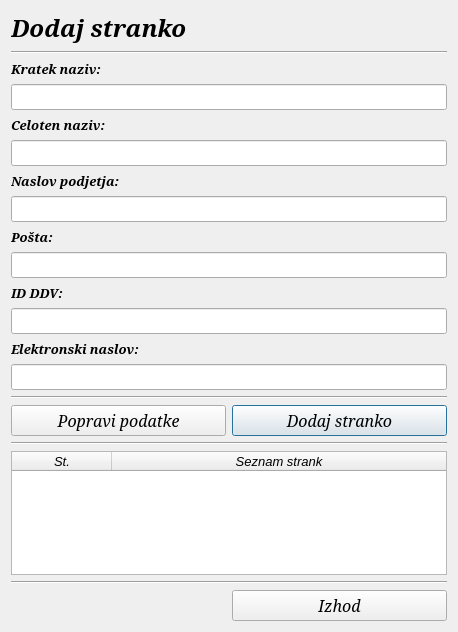
<?xml version="1.0" encoding="UTF-8"?>
<ui version="4.0">
 <class>DodajPodjetje</class>
 <widget class="QDialog" name="DodajPodjetje">
  <property name="geometry">
   <rect>
    <x>0</x>
    <y>0</y>
    <width>458</width>
    <height>632</height>
   </rect>
  </property>
  <property name="font">
   <font>
    <family>Serif</family>
    <pointsize>10</pointsize>
    <weight>50</weight>
    <italic>true</italic>
    <bold>false</bold>
   </font>
  </property>
  <property name="acceptDrops">
   <bool>true</bool>
  </property>
  <property name="windowTitle">
   <string>Dialog</string>
  </property>
  <layout class="QGridLayout" name="gridLayout">
   <item row="18" column="1" colspan="2">
    <widget class="QTreeWidget" name="treeWidget">
     <property name="font">
      <font>
       <family>Serif</family>
       <pointsize>10</pointsize>
       <weight>50</weight>
       <italic>true</italic>
       <bold>false</bold>
      </font>
     </property>
     <property name="styleSheet">
      <string notr="true">gridline-color: rgb(176, 176, 176);
QHeaderView::section{padding:7px 15px}</string>
     </property>
     <property name="midLineWidth">
      <number>0</number>
     </property>
     <property name="uniformRowHeights">
      <bool>true</bool>
     </property>
     <column>
      <property name="text">
       <string>St.</string>
      </property>
      <property name="font">
       <font>
        <family>MS Sans Serif</family>
        <pointsize>10</pointsize>
        <italic>true</italic>
       </font>
      </property>
      <property name="textAlignment">
       <set>AlignCenter</set>
      </property>
     </column>
     <column>
      <property name="text">
       <string>Seznam strank</string>
      </property>
      <property name="font">
       <font>
        <family>MS Sans Serif</family>
        <pointsize>10</pointsize>
        <italic>true</italic>
       </font>
      </property>
      <property name="textAlignment">
       <set>AlignCenter</set>
      </property>
     </column>
    </widget>
   </item>
   <item row="8" column="1">
    <widget class="QLabel" name="label_7">
     <property name="font">
      <font>
       <family>Serif</family>
       <pointsize>10</pointsize>
       <weight>75</weight>
       <italic>true</italic>
       <bold>true</bold>
      </font>
     </property>
     <property name="text">
      <string>Pošta:</string>
     </property>
     <property name="buddy">
      <cstring>lineEdit_posta</cstring>
     </property>
    </widget>
   </item>
   <item row="9" column="1" colspan="2">
    <widget class="QLineEdit" name="lineEdit_posta">
     <property name="font">
      <font>
       <family>Serif</family>
       <pointsize>10</pointsize>
       <italic>true</italic>
      </font>
     </property>
    </widget>
   </item>
   <item row="14" column="1" colspan="2">
    <widget class="Line" name="line_3">
     <property name="font">
      <font>
       <family>Serif</family>
       <italic>true</italic>
      </font>
     </property>
     <property name="orientation">
      <enum>Qt::Horizontal</enum>
     </property>
    </widget>
   </item>
   <item row="0" column="1">
    <widget class="QLabel" name="label">
     <property name="font">
      <font>
       <family>Serif</family>
       <pointsize>18</pointsize>
       <weight>75</weight>
       <italic>true</italic>
       <bold>true</bold>
      </font>
     </property>
     <property name="text">
      <string>Dodaj stranko</string>
     </property>
    </widget>
   </item>
   <item row="6" column="1">
    <widget class="QLabel" name="label_3">
     <property name="font">
      <font>
       <family>Serif</family>
       <pointsize>10</pointsize>
       <weight>75</weight>
       <italic>true</italic>
       <bold>true</bold>
      </font>
     </property>
     <property name="text">
      <string>Naslov podjetja:</string>
     </property>
     <property name="buddy">
      <cstring>lineEdit_naslov</cstring>
     </property>
    </widget>
   </item>
   <item row="3" column="1" colspan="2">
    <widget class="QLineEdit" name="lineEdit_kNaziv">
     <property name="font">
      <font>
       <family>Serif</family>
       <pointsize>10</pointsize>
       <italic>true</italic>
      </font>
     </property>
    </widget>
   </item>
   <item row="7" column="1" colspan="2">
    <widget class="QLineEdit" name="lineEdit_naslov">
     <property name="font">
      <font>
       <family>Serif</family>
       <pointsize>10</pointsize>
       <italic>true</italic>
      </font>
     </property>
    </widget>
   </item>
   <item row="11" column="1" colspan="2">
    <widget class="QLineEdit" name="lineEdit_ddv">
     <property name="font">
      <font>
       <family>Serif</family>
       <pointsize>10</pointsize>
       <italic>true</italic>
      </font>
     </property>
    </widget>
   </item>
   <item row="10" column="1">
    <widget class="QLabel" name="label_4">
     <property name="font">
      <font>
       <family>Serif</family>
       <pointsize>10</pointsize>
       <weight>75</weight>
       <italic>true</italic>
       <bold>true</bold>
      </font>
     </property>
     <property name="text">
      <string>ID DDV:</string>
     </property>
     <property name="buddy">
      <cstring>lineEdit_ddv</cstring>
     </property>
    </widget>
   </item>
   <item row="4" column="1">
    <widget class="QLabel" name="label_6">
     <property name="font">
      <font>
       <family>Serif</family>
       <pointsize>10</pointsize>
       <weight>75</weight>
       <italic>true</italic>
       <bold>true</bold>
      </font>
     </property>
     <property name="text">
      <string>Celoten naziv:</string>
     </property>
     <property name="buddy">
      <cstring>lineEdit_cNaziv</cstring>
     </property>
    </widget>
   </item>
   <item row="5" column="1" colspan="2">
    <widget class="QLineEdit" name="lineEdit_cNaziv">
     <property name="font">
      <font>
       <family>Serif</family>
       <pointsize>10</pointsize>
       <italic>true</italic>
      </font>
     </property>
    </widget>
   </item>
   <item row="2" column="1">
    <widget class="QLabel" name="label_2">
     <property name="font">
      <font>
       <family>Serif</family>
       <pointsize>10</pointsize>
       <weight>75</weight>
       <italic>true</italic>
       <bold>true</bold>
      </font>
     </property>
     <property name="text">
      <string>Kratek naziv:</string>
     </property>
     <property name="buddy">
      <cstring>lineEdit_kNaziv</cstring>
     </property>
    </widget>
   </item>
   <item row="12" column="1">
    <widget class="QLabel" name="label_5">
     <property name="font">
      <font>
       <family>Serif</family>
       <pointsize>10</pointsize>
       <weight>75</weight>
       <italic>true</italic>
       <bold>true</bold>
      </font>
     </property>
     <property name="text">
      <string>Elektronski naslov:</string>
     </property>
     <property name="buddy">
      <cstring>lineEdit_email</cstring>
     </property>
    </widget>
   </item>
   <item row="13" column="1" colspan="2">
    <widget class="QLineEdit" name="lineEdit_email">
     <property name="font">
      <font>
       <family>Serif</family>
       <pointsize>10</pointsize>
       <italic>true</italic>
      </font>
     </property>
    </widget>
   </item>
   <item row="20" column="1" colspan="2">
    <widget class="Line" name="line">
     <property name="font">
      <font>
       <family>Serif</family>
       <italic>true</italic>
      </font>
     </property>
     <property name="orientation">
      <enum>Qt::Horizontal</enum>
     </property>
    </widget>
   </item>
   <item row="16" column="2">
    <widget class="QPushButton" name="pushButton_dodajPodjetje">
     <property name="font">
      <font>
       <family>Serif</family>
       <pointsize>12</pointsize>
       <italic>true</italic>
      </font>
     </property>
     <property name="text">
      <string>Dodaj stranko</string>
     </property>
    </widget>
   </item>
   <item row="16" column="1">
    <widget class="QPushButton" name="pushButton_popraviPodatke">
     <property name="font">
      <font>
       <family>Serif</family>
       <pointsize>12</pointsize>
       <italic>true</italic>
      </font>
     </property>
     <property name="text">
      <string>Popravi podatke</string>
     </property>
    </widget>
   </item>
   <item row="17" column="1" colspan="2">
    <widget class="Line" name="line_4">
     <property name="font">
      <font>
       <family>Serif</family>
       <italic>true</italic>
      </font>
     </property>
     <property name="orientation">
      <enum>Qt::Horizontal</enum>
     </property>
    </widget>
   </item>
   <item row="21" column="2">
    <widget class="QPushButton" name="pushButton_izhod">
     <property name="font">
      <font>
       <family>Serif</family>
       <pointsize>12</pointsize>
       <italic>true</italic>
      </font>
     </property>
     <property name="text">
      <string>Izhod</string>
     </property>
    </widget>
   </item>
   <item row="1" column="1" colspan="2">
    <widget class="Line" name="line_2">
     <property name="font">
      <font>
       <family>Serif</family>
       <italic>true</italic>
      </font>
     </property>
     <property name="orientation">
      <enum>Qt::Horizontal</enum>
     </property>
    </widget>
   </item>
  </layout>
 </widget>
 <tabstops>
  <tabstop>lineEdit_kNaziv</tabstop>
  <tabstop>lineEdit_cNaziv</tabstop>
  <tabstop>lineEdit_naslov</tabstop>
  <tabstop>lineEdit_posta</tabstop>
  <tabstop>lineEdit_ddv</tabstop>
  <tabstop>lineEdit_email</tabstop>
  <tabstop>pushButton_popraviPodatke</tabstop>
  <tabstop>pushButton_dodajPodjetje</tabstop>
  <tabstop>treeWidget</tabstop>
  <tabstop>pushButton_izhod</tabstop>
 </tabstops>
 <resources/>
 <connections>
  <connection>
   <sender>pushButton_izhod</sender>
   <signal>clicked()</signal>
   <receiver>DodajPodjetje</receiver>
   <slot>close()</slot>
   <hints>
    <hint type="sourcelabel">
     <x>286</x>
     <y>622</y>
    </hint>
    <hint type="destinationlabel">
     <x>322</x>
     <y>227</y>
    </hint>
   </hints>
  </connection>
 </connections>
</ui>
